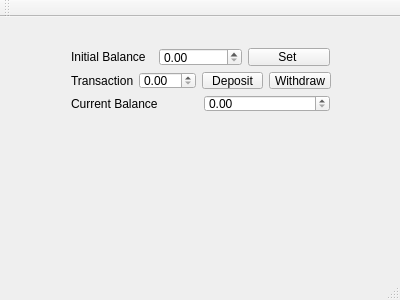
<?xml version="1.0" encoding="UTF-8"?>
<ui version="4.0">
 <class>ATM</class>
 <widget class="QMainWindow" name="ATM">
  <property name="geometry">
   <rect>
    <x>0</x>
    <y>0</y>
    <width>400</width>
    <height>300</height>
   </rect>
  </property>
  <property name="windowTitle">
   <string>ATM</string>
  </property>
  <widget class="QWidget" name="centralWidget">
   <widget class="QWidget" name="">
    <property name="geometry">
     <rect>
      <x>60</x>
      <y>20</y>
      <width>281</width>
      <height>86</height>
     </rect>
    </property>
    <layout class="QVBoxLayout" name="verticalLayout">
     <item>
      <layout class="QHBoxLayout" name="horizontalLayout">
       <item>
        <widget class="QLabel" name="label">
         <property name="text">
          <string>Initial Balance</string>
         </property>
        </widget>
       </item>
       <item>
        <widget class="QDoubleSpinBox" name="initialSpinBox"/>
       </item>
       <item>
        <widget class="QPushButton" name="initialButton">
         <property name="text">
          <string>Set </string>
         </property>
        </widget>
       </item>
      </layout>
     </item>
     <item>
      <layout class="QHBoxLayout" name="horizontalLayout_2">
       <item>
        <widget class="QLabel" name="label_2">
         <property name="text">
          <string>Transaction</string>
         </property>
        </widget>
       </item>
       <item>
        <widget class="QDoubleSpinBox" name="transactionSpinBox"/>
       </item>
       <item>
        <widget class="QPushButton" name="depositButton">
         <property name="text">
          <string>Deposit</string>
         </property>
        </widget>
       </item>
       <item>
        <widget class="QPushButton" name="withdrawButton">
         <property name="text">
          <string>Withdraw</string>
         </property>
        </widget>
       </item>
      </layout>
     </item>
     <item>
      <layout class="QHBoxLayout" name="horizontalLayout_3">
       <item>
        <widget class="QLabel" name="label_3">
         <property name="text">
          <string>Current Balance</string>
         </property>
        </widget>
       </item>
       <item>
        <widget class="QDoubleSpinBox" name="balanceSpinBox"/>
       </item>
      </layout>
     </item>
    </layout>
   </widget>
  </widget>
  <widget class="QMenuBar" name="menuBar">
   <property name="geometry">
    <rect>
     <x>0</x>
     <y>0</y>
     <width>400</width>
     <height>21</height>
    </rect>
   </property>
  </widget>
  <widget class="QToolBar" name="mainToolBar">
   <attribute name="toolBarArea">
    <enum>TopToolBarArea</enum>
   </attribute>
   <attribute name="toolBarBreak">
    <bool>false</bool>
   </attribute>
  </widget>
  <widget class="QStatusBar" name="statusBar"/>
 </widget>
 <layoutdefault spacing="6" margin="11"/>
 <resources/>
 <connections/>
</ui>
